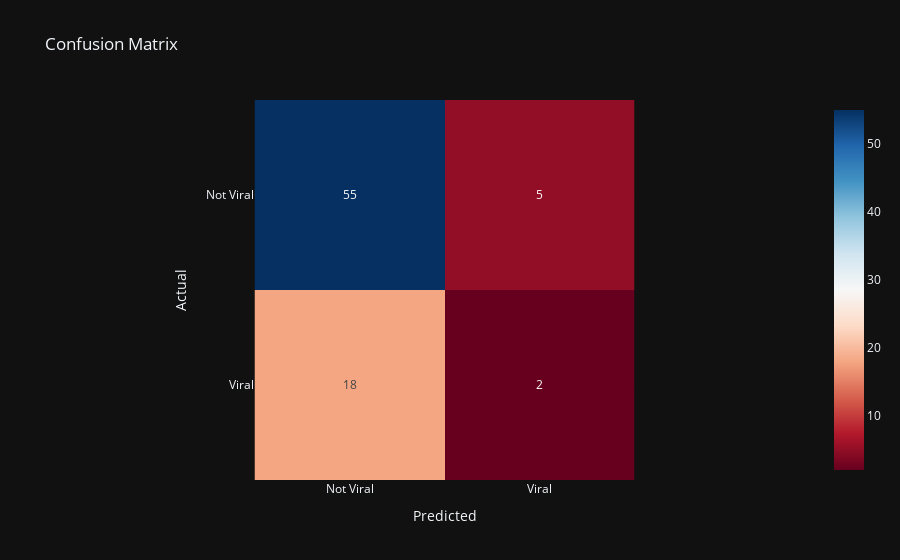

The notebook cell saved with this chart:
### Code cell
from sklearn.metrics import confusion_matrix

y_pred = model.predict(X_test)
print("Classification Report:")
print(classification_report(y_test, y_pred))




cm = confusion_matrix(y_test, y_pred)
fig = px.imshow(cm, text_auto=True, title='Confusion Matrix',
                labels=dict(x="Predicted", y="Actual"),
                x=['Not Viral', 'Viral'], y=['Not Viral', 'Viral'],
                color_continuous_scale='RdBu', template='plotly_dark')
fig.show()

### Figure 1 — Plotly figure (JSON) as saved in the notebook; plotly's stock layout.template omitted (floating-point values rounded to 4 significant figures)
{"data": [{"coloraxis": "coloraxis", "name": "0", "texttemplate": "%{z}", "x": ["Not Viral", "Viral"], "y": ["Not Viral", "Viral"], "z": [[55, 5], [18, 2]], "type": "heatmap", "xaxis": "x", "yaxis": "y", "hovertemplate": "Predicted: %{x}<br>Actual: %{y}<br>color: %{z}<extra></extra>"}], "layout": {"xaxis": {"anchor": "y", "domain": [0.0, 1.0], "scaleanchor": "y", "constrain": "domain", "title": {"text": "Predicted"}}, "yaxis": {"anchor": "x", "domain": [0.0, 1.0], "autorange": "reversed", "constrain": "domain", "title": {"text": "Actual"}}, "coloraxis": {"colorscale": [[0.0, "rgb(103,0,31)"], [0.1, "rgb(178,24,43)"], [0.2, "rgb(214,96,77)"], [0.3, "rgb(244,165,130)"], [0.4, "rgb(253,219,199)"], [0.5, "rgb(247,247,247)"], [0.6, "rgb(209,229,240)"], [0.7, "rgb(146,197,222)"], [0.8, "rgb(67,147,195)"], [0.9, "rgb(33,102,172)"], [1.0, "rgb(5,48,97)"]]}, "title": {"text": "Confusion Matrix"}}}
